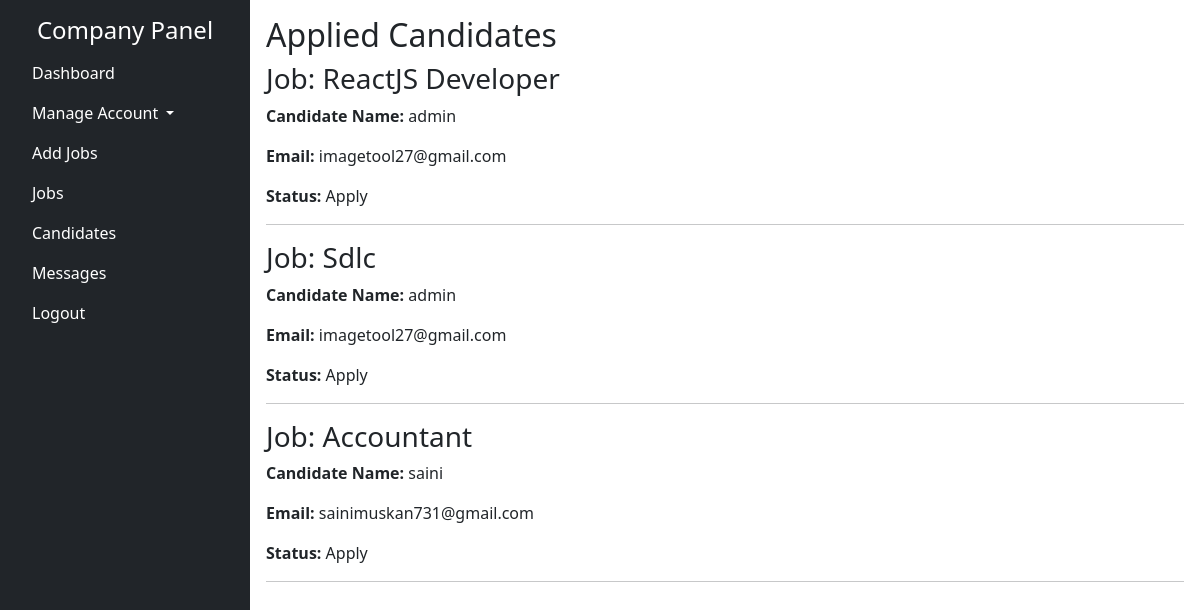
Page /candidates (signed in) on the committed database.
### myapp/models.py (models this page shows, shortened)
class Saved(models.Model):
    job= models.ForeignKey(Jobs,on_delete=models.CASCADE,default=1)
    seeker= models.ForeignKey(register_user,on_delete=models.CASCADE,default=1)
    status= models.CharField(max_length=255,blank=True,null=True,default="Saved")

class Jobs(models.Model):
    title = models.CharField(max_length=255)
    description = RichTextField(max_length=5000)
    budget_salary = models.CharField(max_length=255)
    education_req = models.CharField(max_length=255, blank=True, null=True)
    experience_req = models.CharField(max_length=255, blank=True, null=True)
    job_type = models.CharField(max_length=255)
    category = models.CharField(max_length=255)  # Storing category as a string
    location = models.CharField(max_length=255)  # Storing location as a string
    jobtag = models.CharField(max_length=255)
    deadline = models.CharField(max_length=255)
    vacancies = models.CharField(max_length=255, blank=True, null=True)
    status = models.CharField(max_length=255, blank=True, null=True, default='available')
    employer = models.CharField(max_length=255, blank=True, null=True)

class register_user(models.Model):
    username=models.CharField(max_length=40)
    email=models.EmailField()
    passw=models.CharField(max_length=40)
    cpassw=models.CharField(max_length=40)

### myapp/views.py (the view)
# urls.py: path('candidates',views.candidates,name='candidates'),
def candidates(request):
    email = request.session.get('user_email')  # Get logged-in employer's email
    if not email:
        return render(request, 'candidates.html', {'applied_jobs': [], 'error': 'Employer not logged in'})
    try:
        employer_instance = register_emp.objects.get(email=email)
        employer_username = employer_instance.username  # Get the employer's username
    except register_emp.DoesNotExist:
        return render(request, 'candidates.html', {'applied_jobs': [], 'error': 'Employer not found'})
    jobs_posted = Jobs.objects.filter(employer=employer_username)
    applied_jobs = Saved.objects.filter(job__in=jobs_posted, status="Apply").select_related('seeker', 'job')
    return render(request, 'candidates.html', {'applied_jobs': applied_jobs})

### templates/candidates.html (shortened to what this page needs)
{% extends 'afterlogine.html' %}
{% block content %}
{% load static %}
<!DOCTYPE html>
<html lang="en">
<head>
</head>
<body>
    <h2>Applied Candidates</h2>
    {% for application in applied_jobs %}
        <h3>Job: {{ application.job.title }}</h3>
        <p><strong>Candidate Name:</strong> {{ application.seeker.username }}</p>
        <p><strong>Email:</strong> {{ application.seeker.email }}</p>
        <p><strong>Status:</strong> {{ application.status }}</p>
        <hr>
    {% empty %}
        <p>No candidates have applied for your jobs yet.</p>
    {% endfor %}
</body>
</html>
{% endblock %}

### rows in the picture
Saved: job "ReactJS Developer", seeker.username "admin", seeker.email "imagetool27@gmail.com", status "Apply"
Saved: job "Sdlc", seeker.username "admin", seeker.email "imagetool27@gmail.com", status "Apply"
Saved: job "Accountant", seeker.username "saini", seeker.email "sainimuskan731@gmail.com", status "Apply"
